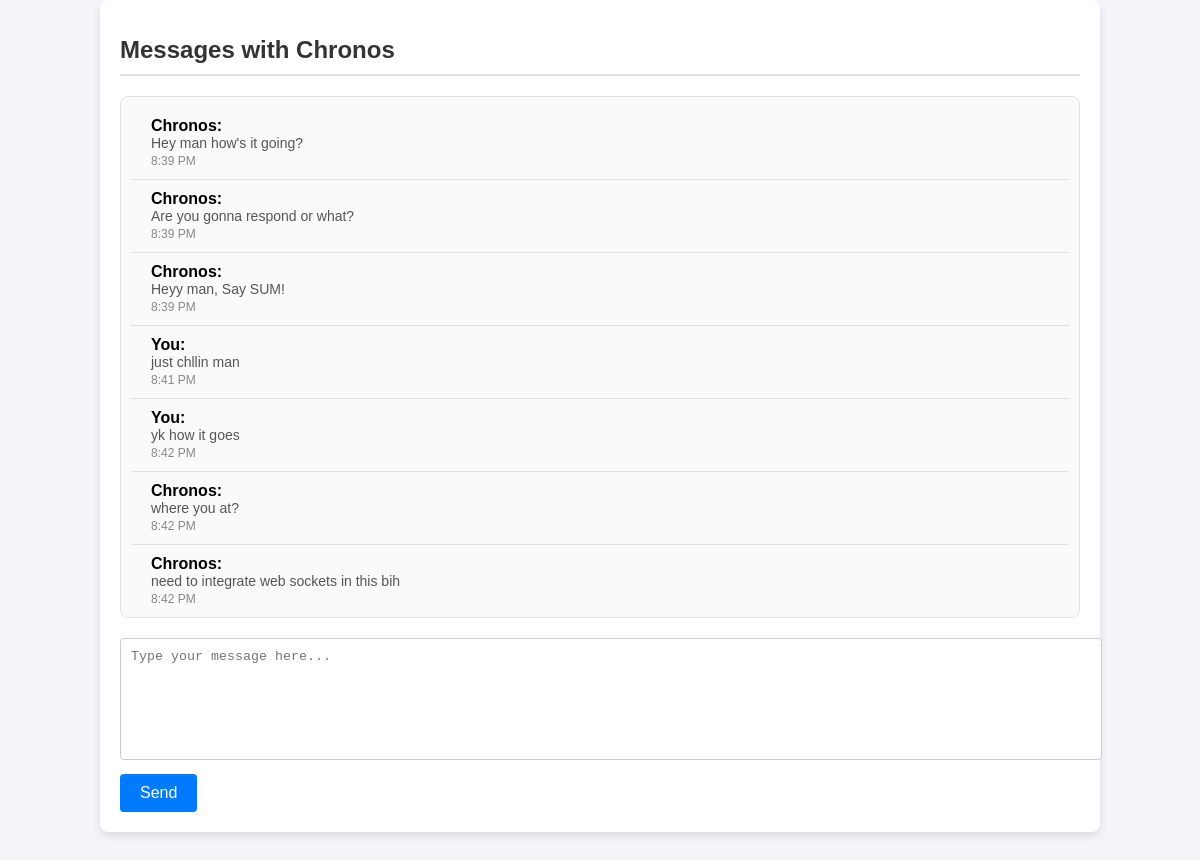
The page /messages/Chronos/ (signed in) on the database its author committed.
### core/models.py (models this page shows, shortened)
class Message(models.Model):
    sender = models.ForeignKey(User, on_delete=models.CASCADE, related_name='sent_messages')
    recipient = models.ForeignKey(User, on_delete=models.CASCADE, related_name='received_messages')
    content = models.TextField()
    timestamp = models.DateTimeField(auto_now_add=True)
    is_read = models.BooleanField(default=False)

### core/views.py (the view, shortened to what this page needs)
# urls.py: path('messages/<str:username>/', views.messages_view, name='messages_view'),
@login_required(login_url='signin')
def messages_view(request, username):
    recipient = get_object_or_404(User, username=username)
    chat_history = (
        Message.objects.filter(sender=request.user, recipient=recipient) |
        Message.objects.filter(sender=recipient, recipient=request.user)
    ).order_by('timestamp')
    Message.objects.filter(sender=recipient, recipient=request.user, is_read=False).update(is_read=True)
    return render(request, 'messages.html', {'chat_history': chat_history, 'recipient': recipient})

### templates/messages.html (shortened to what this page needs)
<!DOCTYPE html>
<html lang="en">
<head>
</head>
<body>
    <div class="container">
        <h1>Messages with {{ recipient.username }}</h1>
        <div class="chat-container">
            <ul>
                {% for message in chat_history %}
                    <li>
                        <div class="message-content">
                            {% if message.sender == recipient %}
                                <strong>{{ recipient.username }}:</strong>
                            {% else %}
                                <strong>You:</strong>
                            {% endif %}
                            <p>{{ message.content }}</p>
                            <time>{{ message.timestamp|date:"g:i A" }}</time>
                        </div>
                    </li>
                {% empty %}
                    <li>No messages yet.</li>
                {% endfor %}
            </ul>
        </div>
        <div class="form-container">
            <form method="post">
                <textarea name="message" placeholder="Type your message here..." required></textarea>
                <button type="submit">Send</button>
            </form>
        </div>
    </div>
</body>
</html>

### templates/messages.html (style rules this page uses)
body { font-family: Arial, sans-serif; background-color: #f4f4f9; margin: 0; padding: 0; }
.container { width: 80%; margin: 0 auto; padding: 20px; background: #fff; border-radius: 8px; box-shadow: 0 4px 8px rgba(0, 0, 0, 0.1); }
h1 { font-size: 24px; color: #333; border-bottom: 2px solid #e0e0e0; padding-bottom: 10px; margin-bottom: 20px; }
.chat-container { max-height: 500px; overflow-y: auto; margin-bottom: 20px; border: 1px solid #e0e0e0; border-radius: 8px; background: #fafafa; padding: 10px; }
.chat-container ul { list-style: none; padding: 0; margin: 0; }
.chat-container li { padding: 10px; border-bottom: 1px solid #e0e0e0; display: flex; align-items: flex-start; }
.chat-container .message-content { margin-left: 10px; }
.chat-container .message-content p { margin: 0; padding: 0; font-size: 14px; color: #555; }
.chat-container .message-content time { font-size: 12px; color: #888; }
.form-container { display: flex; flex-direction: column; }
.form-container textarea { width: 100%; height: 100px; padding: 10px; border: 1px solid #ccc; border-radius: 4px; resize: none; margin-bottom: 10px; }
.form-container button { align-self: flex-end; padding: 10px 20px; font-size: 16px; color: #fff; background: #007bff; border: none; border-radius: 4px; cursor: pointer; }

### rows shown on the page
Message: content "Hey man how's it going?", timestamp "8:39 PM"
Message: content "Are you gonna respond or what?", timestamp "8:39 PM"
Message: content "Heyy man, Say SUM!", timestamp "8:39 PM"
Message: shows "You:", content "just chllin man", timestamp "8:41 PM"
Message: shows "You:", content "yk how it goes", timestamp "8:42 PM"
Message: content "where you at?", timestamp "8:42 PM"
Message: content "need to integrate web sockets in this bih", timestamp "8:42 PM"

### other values the page prints
{{ recipient.username }} "Chronos"
